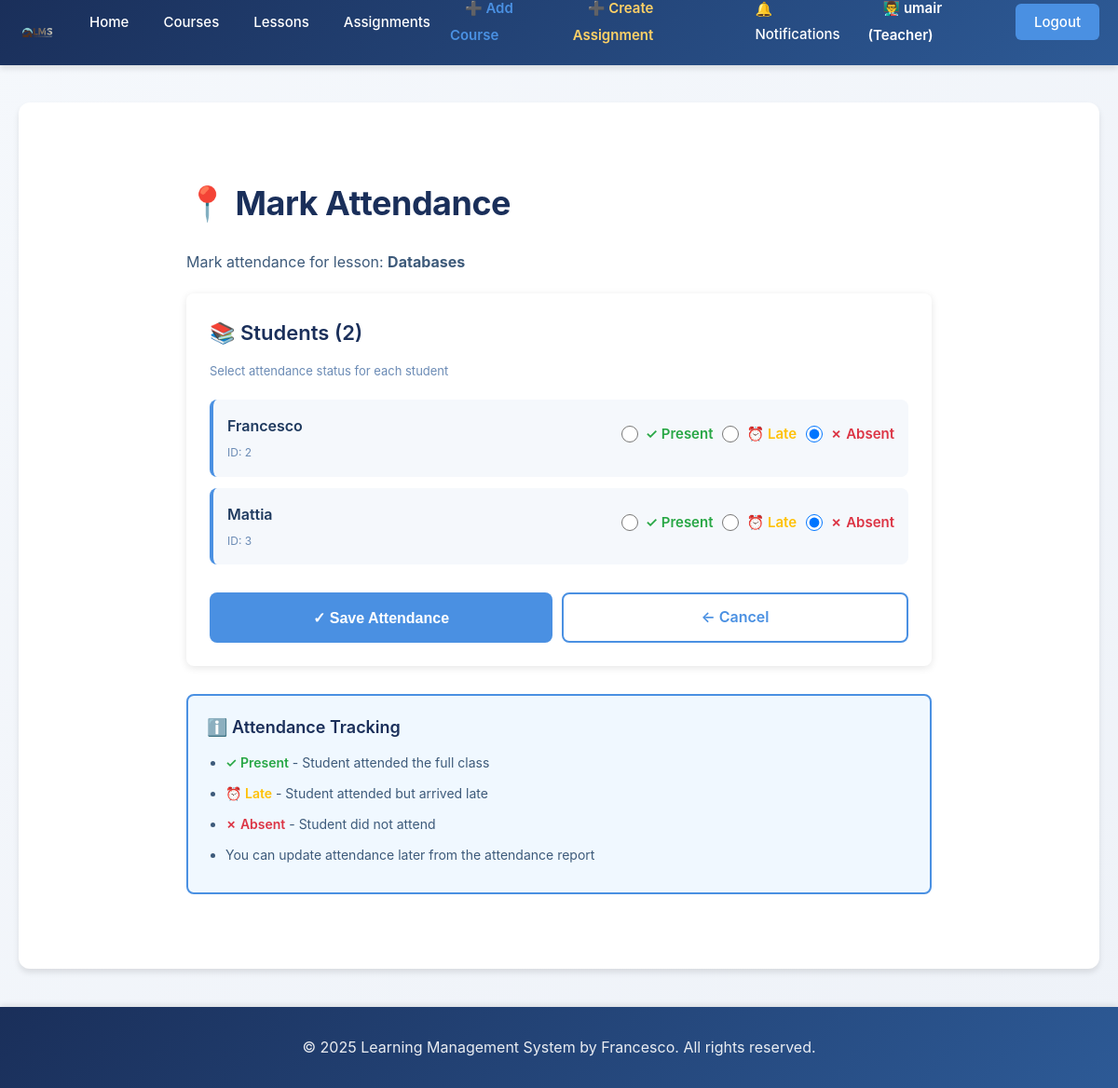
The page /mark_attendance/1 (signed in) on the database its author committed.
### tables this page shows
CREATE TABLE topics (
            -- Unique identifier for each topic
            id INTEGER PRIMARY KEY AUTOINCREMENT,
            -- ID of the course this topic belongs to
            course_id INTEGER NOT NULL,
            -- Topic title (must be unique)
            title TEXT UNIQUE,
            -- Optional subtitle or description
            subtitle TEXT,
            -- Timestamp when topic was created
            created_at TIMESTAMP DEFAULT CURRENT_TIMESTAMP, content TEXT,
            -- Foreign key linking to courses table
            FOREIGN KEY (course_id) REFERENCES courses(id)
        );

CREATE TABLE users (
            -- Unique identifier for each user (auto-incrementing primary key)
            id INTEGER PRIMARY KEY AUTOINCREMENT,
            -- Username must be unique (no two users can have same username)
            username TEXT NOT NULL UNIQUE,
            -- Email must be unique (no two users can have same email)
            email TEXT NOT NULL UNIQUE,
            -- Password stored as hashed string (never plain text)
            password TEXT NOT NULL,
            -- Full name of the user
            full_name TEXT NOT NULL,
            -- User role: either 'student' or 'teacher'
            role TEXT NOT NULL DEFAULT 'student',
            -- Timestamp when account was created (automatic)
            created_at TIMESTAMP DEFAULT CURRENT_TIMESTAMP,
            -- Timestamp of last login
            last_login TIMESTAMP
        );

### app.py (the view, shortened to what this page needs)
@app.route("/mark_attendance/<int:lesson_id>", methods=['GET', 'POST'])
def mark_attendance(lesson_id):
    if 'user_id' not in session:
        return redirect(url_for('login'))
    if session.get('role') != 'teacher':
        return redirect(url_for('home'))
    conn = None
    try:
        conn = get_db_connection()
        cursor = conn.cursor()
        cursor.execute("""
            SELECT t.id, t.title, t.course_id, c.id as course_check
            FROM topics t
            LEFT JOIN courses c ON t.course_id = c.id
            WHERE t.id = ? AND c.teacher_id = ?
        """, (lesson_id, session['user_id']))
        lesson = cursor.fetchone()
        if not lesson:
            return render_template('error.html', error='Lesson not found or unauthorized!')
        course_id = lesson['course_id']
        cursor.execute("""
            SELECT DISTINCT u.id, u.full_name, e.student_id
            FROM users u
            JOIN enrollments e ON u.id = e.student_id
            WHERE e.course_id = ? AND u.role = 'student'
            ORDER BY u.full_name
        """, (course_id,))
        students = cursor.fetchall()
        cursor.execute("""
            SELECT student_id, status FROM attendance
            WHERE lesson_id = ? AND DATE(lesson_date) = DATE('now')
        """, (lesson_id,))
        attendance_records = {row['student_id']: row['status'] for row in cursor.fetchall()}
        return render_template('mark_attendance.html',
                             lesson=lesson,
                             students=students,
                             attendance_records=attendance_records,
                             course_id=course_id)
    except Exception as e:
        return render_template('error.html', error='Error marking attendance!')
    finally:
        if conn:
            conn.close()

### app.py (called while the page is built)
def get_db_connection(db_name="lms.db"):
    conn = sqlite3.connect(db_name)
    conn.row_factory = sqlite3.Row
    return conn

### templates/mark_attendance.html (shortened to what this page needs)
{% extends 'base.html' %}
{% block content %}
    <div style="max-width: 800px; margin: 40px auto;">
        <h1>📍 Mark Attendance</h1>
        <p>Mark attendance for lesson: <strong>{{ lesson.title }}</strong></p>
        <form method="POST" style="background: white; padding: 25px; border-radius: 8px; box-shadow: 0 2px 8px rgba(0,0,0,0.1); margin-top: 20px;">
            <div style="margin-bottom: 20px;">
                <h3 style="color: var(--primary-navy); margin-top: 0;">📚 Students ({{ students|length }})</h3>
                <p style="color: var(--light-text); font-size: 13px;">Select attendance status for each student</p>
            </div>
            {% if students %}
                <div style="display: grid; gap: 12px; margin-bottom: 30px;">
                    {% for student in students %}
                        <div style="padding: 15px; background: var(--bg-light); border-radius: 8px; border-left: 4px solid var(--accent-blue);">
                            <div style="display: flex; justify-content: space-between; align-items: center; gap: 20px;">
                                <div>
                                    <p style="margin: 0; font-weight: 600; color: var(--dark-text);">
                                        {{ student.full_name }}
                                    </p>
                                    <p style="margin: 5px 0 0 0; color: var(--light-text); font-size: 12px;">
                                        ID: {{ student.id }}
                                    </p>
                                </div>
                                <div style="display: flex; gap: 10px; align-items: center;">
                                    <label style="display: flex; align-items: center; gap: 8px; cursor: pointer;">
                                        <input type="radio" name="attendance_{{ student.id }}" value="present"
                                               style="width: 18px; height: 18px; cursor: pointer;">
                                        <span style="color: #28a745; font-weight: 600;">✓ Present</span>
                                    </label>
                                    <label style="display: flex; align-items: center; gap: 8px; cursor: pointer;">
                                        <input type="radio" name="attendance_{{ student.id }}" value="late"
                                               style="width: 18px; height: 18px; cursor: pointer;">
                                        <span style="color: #ffc107; font-weight: 600;">⏰ Late</span>
                                    </label>
                                    <label style="display: flex; align-items: center; gap: 8px; cursor: pointer;">
                                        <input type="radio" name="attendance_{{ student.id }}" value="absent"
                                               {% if attendance_records.get(student.id) == 'absent' or not attendance_records.get(student.id) %}checked{% endif %}
                                               style="width: 18px; height: 18px; cursor: pointer;">
                                        <span style="color: #dc3545; font-weight: 600;">✗ Absent</span>
                                    </label>
                                </div>
                            </div>
                        </div>
                    {% endfor %}
                </div>
            {% else %}
                <div style="background: #fee; border: 2px solid #f88; color: #c33; padding: 20px; border-radius: 8px; text-align: center;">
                    <p style="margin: 0;">No students enrolled in this course yet.</p>
                </div>
            {% endif %}
            <div style="display: flex; gap: 10px; margin-top: 30px;">
                <button type="submit" class="btn btn-primary" style="flex: 1; padding: 12px; font-size: 16px;">
                    ✓ Save Attendance
                </button>
                <a href="{{ url_for('manage_course', course_id=lesson.course_id) }}" class="btn btn-outline" style="flex: 1; padding: 12px; text-align: center; font-size: 16px; text-decoration: none;">
                    ← Cancel
                </a>
            </div>
        </form>
        <div style="margin-top: 30px; background: #f0f8ff; border: 2px solid var(--accent-blue); padding: 20px; border-radius: 8px;">
            <h4 style="color: var(--primary-navy); margin-top: 0;">ℹ️ Attendance Tracking</h4>
            <ul style="margin: 0; padding-left: 20px; color: var(--medium-text); font-size: 14px; line-height: 1.8;">
                <li><span style="color: #28a745; font-weight: 600;">✓ Present</span> - Student attended the full class</li>
                <li><span style="color: #ffc107; font-weight: 600;">⏰ Late</span> - Student attended but arrived late</li>
                <li><span style="color: #dc3545; font-weight: 600;">✗ Absent</span> - Student did not attend</li>
                <li>You can update attendance later from the attendance report</li>
            </ul>
        </div>
    </div>
{% endblock %}

### static/style.css (style rules this page uses)
:root { --primary-navy: #1a2f5a; --primary-blue: #2d5a96; --accent-blue: #4a90e2; --light-blue: #e8f0f8; --dark-text: #1f3a5f; --medium-text: #3d5a7a; --light-text: #6b8bb5; --white: #ffffff; --bg-light: #f5f8fc; --bg-lighter: #eef2f8; --border-color: #cbd5e0; --shadow-sm: 0 1px 3px rgba(0, 0, 0, 0.1); --shadow-md: 0 4px 6px rgba(0, 0, 0, 0.1); --shadow-lg: 0 10px 20px rgba(0, 0, 0, 0.15); --transition: all 0.3s ease; }
* { margin: 0; padding: 0; box-sizing: border-box; }
html, body { height: 100%; }
body { font-family: -apple-system, BlinkMacSystemFont, 'Segoe UI', 'Roboto', 'Oxygen', 'Ubuntu', 'Cantarell', 'Fira Sans', 'Droid Sans', 'Helvetica Neue', sans-serif; background: linear-gradient(135deg, #f5f8fc 0%, #eef2f8 100%); color: var(--dark-text); font-size: 16px; line-height: 1.6; min-height: 100vh; display: flex; flex-direction: column; }
body { display: flex; flex-direction: column; }
h1 { color: var(--primary-navy); font-size: 36px; font-weight: 700; margin-bottom: 20px; letter-spacing: -0.5px; }
h3 { color: var(--primary-blue); font-size: 22px; font-weight: 600; margin-bottom: 12px; }
h4 { color: var(--dark-text); font-size: 18px; font-weight: 600; margin-bottom: 10px; }
p { color: var(--medium-text); font-size: 16px; margin-bottom: 16px; line-height: 1.7; }
a { color: var(--accent-blue); text-decoration: none; transition: var(--transition); }
.btn { display: inline-block; padding: 12px 24px; border: none; border-radius: 8px; font-size: 16px; font-weight: 600; cursor: pointer; transition: var(--transition); text-decoration: none; text-align: center; }
.btn-primary { background-color: var(--accent-blue); color: var(--white); }
.btn-outline { background-color: transparent; color: var(--accent-blue); border: 2px solid var(--accent-blue); }
label { display: block; margin-bottom: 8px; color: var(--dark-text); font-weight: 600; font-size: 15px; }
ul, ol { margin-left: 20px; margin-bottom: 16px; color: var(--medium-text); }
li { margin-bottom: 8px; line-height: 1.8; }

### rows shown on the page
topics: title "Databases"
users: full_name "Francesco", id "2", id "☐ ✓ Present", id "☐ ⏰ Late", id "☑ ✗ Absent"
users: full_name "Mattia", id "3", id "☐ ✓ Present", id "☐ ⏰ Late", id "☑ ✗ Absent"

### other values the page prints
{{ session.get('full_name') }} "umair"
{{ students|length }} "2"
